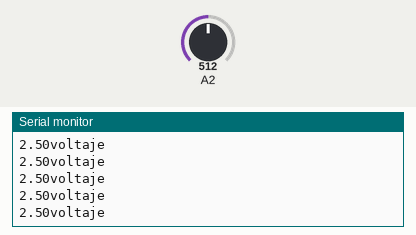
A sketch run on a simulated Arduino Uno, built with avr-gcc and run on an emulated ATmega328P. On the bench: the last lines printed to the serial monitor. The inputs (shaded band) are chosen by the test bench; at power-on: A2 = 512.

Above: at 1.2 s.
1.3 s: A2 set to 716
At 1.9 s:
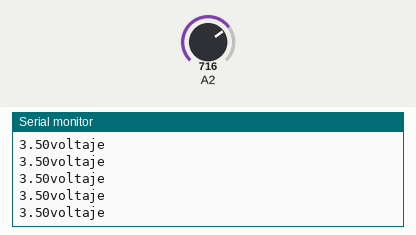
4.3 s: A2 set to 900
At 5.4 s:
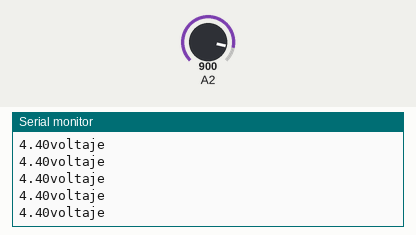
Timing chart, 0 to 7.3 s (numbered marks = the images above; inputs shaded):
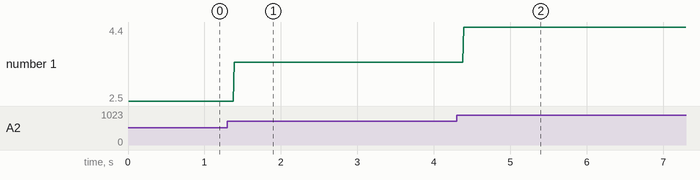

Measured:
- after the input at 1.3 s, the serial monitor: prints a new line after 0.09 s (image 1)
- after the input at 4.3 s, the serial monitor: prints a new line after 0.09 s (image 2)
- plotted number 1: 2.5 → 3.5 after the input at 1.3 s, 3.5 → 4.4 after the input at 4.3 s

The sketch:

2-Voltaje0-5V.ino
```cpp
float analogico_2;
float voltaje;


void setup() {
  Serial.begin(9600);
  pinMode(A2, INPUT);
}

void loop() {
  analogico_2 = analogRead(A2);
  voltaje = analogico_2 * (5.0 / 1023.0);

  Serial.println("voltaje");
  Serial.print(voltaje);
}
```
